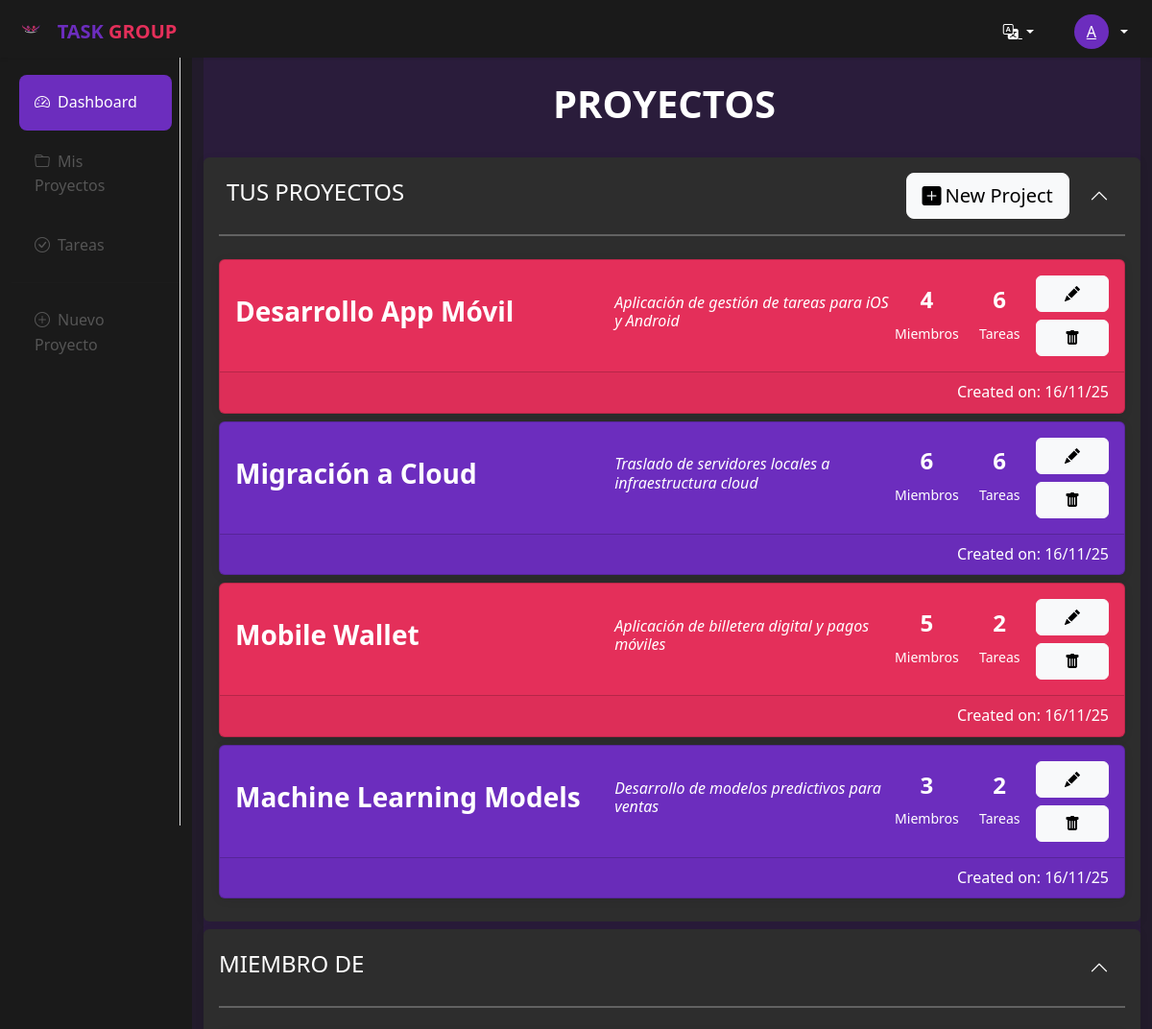
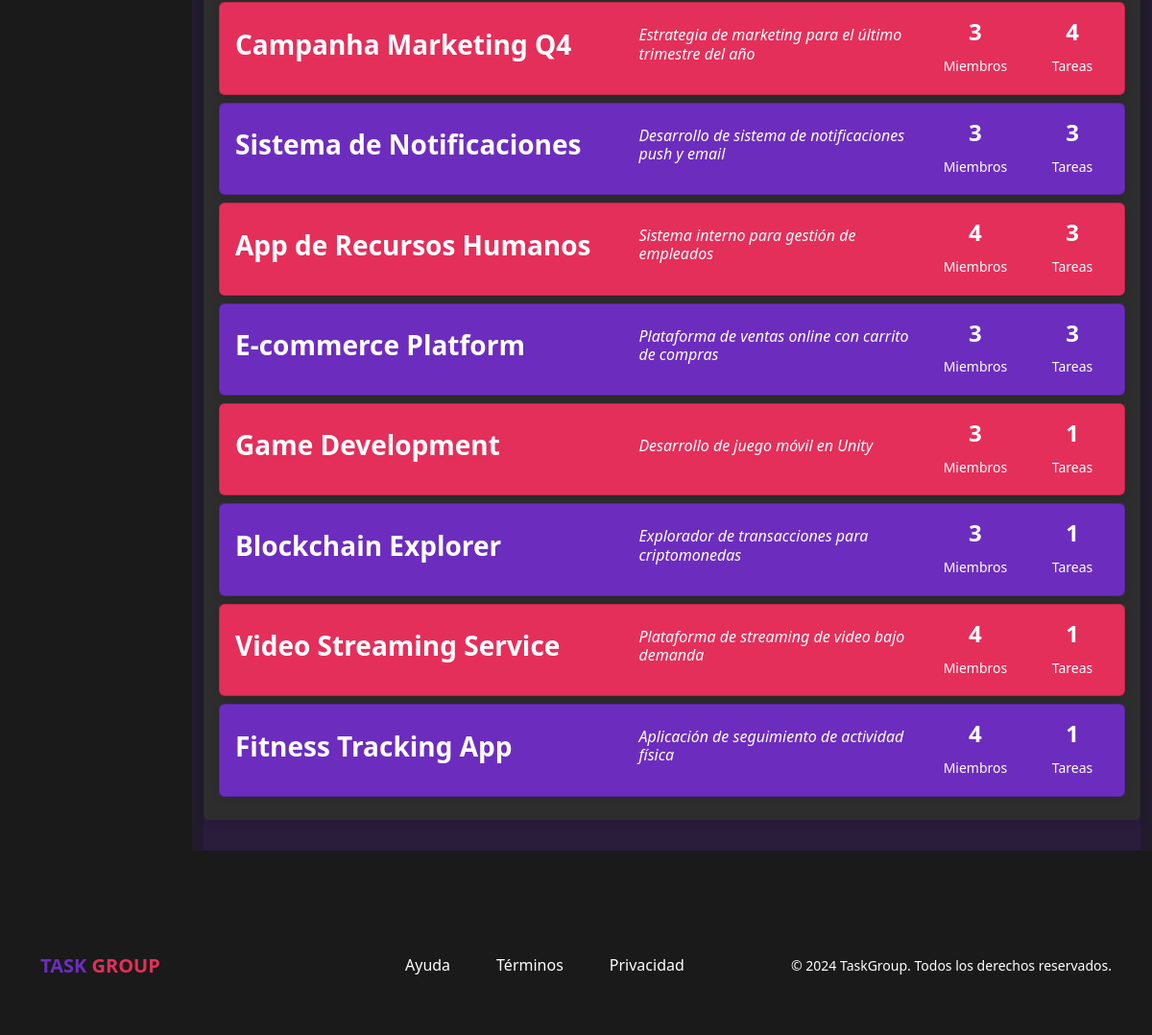
/index.php?controller=projects&action=list (signed in), run on the app's committed database (2 pictures, top to bottom).
### tables this page shows
CREATE TABLE projects (
    project_id INT AUTO_INCREMENT,
    project_name VARCHAR(255) NOT NULL,
    project_description TEXT NULL,
    project_owner VARCHAR(255) NOT NULL,
    project_created_at TIMESTAMP DEFAULT CURRENT_TIMESTAMP,
    PRIMARY KEY (project_id),
    FOREIGN KEY (project_owner) REFERENCES users(username) ON DELETE CASCADE
);

### app/core/ViewManager.php (called while the page is built, shortened)
<?php
class ViewManager {
    private $variables = array();
    public function getVariable($varName, $defaultValue = null) {
        if (!isset($this->variables[$varName])) {
            return $defaultValue;
        }
        return $this->variables[$varName];
    }
    public function setVariable($varName, $varValue, $flash=false) {
        $this->variables[$varName] = $varValue;
    }
    public function render($controllerName, $viewName) {
        include(__DIR__."/../View/pages/".$controllerName."/".$viewName.".php");
    }
    private static $viewManagerSingleton = null;
    public static function getInstance() {
        if (self::$viewManagerSingleton == null) {
            self::$viewManagerSingleton = new ViewManager();
        }
        return self::$viewManagerSingleton;
    }
}
?>

### app/Controller/ProjectsController.php (called while the page is built, shortened)
<?php
require_once(__DIR__.'/../core/ViewManager.php');
require_once(__DIR__.'/../core/I18n.php');
require_once(__DIR__.'/../Model/Entity/User.php');
require_once(__DIR__.'/../Model/Entity/Project.php');
require_once(__DIR__.'/../Model/Mapper/ProjectMapper.php');
require_once(__DIR__.'/BaseController.php');
class ProjectsController extends BaseController {
    private $projectMapper;
    public function __construct() {
        $this->projectMapper = new ProjectMapper();
        $this->view->setLayout(self::PROJECTS_LAYOUT);
    }
    public function list() {
        $ownedProjects = $this->projectMapper->findByOwnerWithCounts($this->currentUser->getUsername());
        $this->view->setVariable("ownedProjects", $ownedProjects);
        $memberProjects = $this->projectMapper->findByMemberOnlyWithCounts($this->currentUser->getUsername());
        $this->view->setVariable("memberProjects", $memberProjects);
        $this->view->render(self::PROJECTS_CONTROLLER_NAME, self::PROJECTS_LIST_ACTION);
    }
}
?>

### index.php (called while the page is built, shortened)
<?php
function run() {
    try {
        $controller = loadController($_GET["controller"]);
        $actionName = $_GET["action"];
        $controller->$actionName();
    } catch(Exception $ex) {
        die("An exception ocurred.".$ex->getMessage());
    }
}
function loadController($controllerName) {
    return new $controllerClassName();
}
run();
?>

### app/core/I18n.php (called while the page is built, shortened)
<?php
class I18n {
	private $messages;
	public function setLanguage($language) {
		$this->messages = $i18n_messages;
	}
	public function i18n($key) {
		if (isset($this->messages[$key])){
			return $this->messages[$key];
		}else{
			return $key;
		}
	}
	private static $i18n_singleton = null;
	public static function getInstance() {
		if (self::$i18n_singleton == NULL) {
			self::$i18n_singleton = new I18n();
		}
		return self::$i18n_singleton;
	}
}
function i18n($key) {
	return I18n::getInstance()->i18n($key);
}

### app/Model/Entity/Project.php (called while the page is built, shortened)
<?php
class Project {
    private $id;
    private $name;
    private $description;
    private $createdAt;
    private $memberCount;
    private $taskCount;
    public function __construct($id = null,$name = null, $description = null, $ownerUsername = null, $createdAt = null) {
        $this->id = $id;
        $this->name = $name;
        $this->description = $description;
        $this->createdAt = $createdAt;
    }
    public function getId() {
        return $this->id;
    }
    public function setId($id) {
        $this->id = $id;
    }
    public function getName() {
        return $this->name;
    }
    public function setName($name) {
        $this->name = $name;
    }
    public function getDescription() {
        return $this->description;
    }
    public function setDescription($description) {
        $this->description = $description;
    }
    public function getCreatedAt() {
        return $this->createdAt;
    }
    public function getCreatedAtFormatted() {
        return $this->getCreatedAt()->format("d/m/y");
    }
    public function setCreatedAt($createdAt) {
        $this->createdAt = $createdAt;
    }
    public function getMemberCount() {
        if ($this->memberCount > 0) {
            return $this->memberCount;
        }
        return 0;
    }
    public function setMemberCount($memberCount) {
        $this->memberCount = $memberCount;
    }
    public function getTaskCount() {
        if ($this->taskCount > 0) {
            return $this->taskCount;
        }
        return 0;
    }
    public function setTaskCount($taskCount) {
        $this->taskCount = $taskCount;
    }
}
?>

### app/Model/Mapper/ProjectMapper.php (called while the page is built, shortened)
<?php
require_once(__DIR__ . '/../../core/PDOConnection.php');
class ProjectMapper {
    private $db;
    public function __construct(){
        $this->db = PDOConnection::getInstance();
    }
    public function findByOwnerWithCounts($username) {
        $stmt = $this->db->prepare("SELECT p.*,
            (SELECT COUNT(*) FROM project_members pm WHERE pm.project_id = p.project_id) AS member_count,
            (SELECT COUNT(*) FROM tasks t WHERE t.project_id = p.project_id) AS task_count
            FROM projects p
            WHERE p.project_owner = ? ORDER BY p.project_created_at DESC");
        $stmt->execute(array($username));
        $projects = array();
        while ($row = $stmt->fetch(PDO::FETCH_ASSOC)) {
            $projects[] = $this->rowToEntity($row);
        }
        return $projects;
    }
    public function findByMemberOnlyWithCounts($username) {
        $stmt = $this->db->prepare("SELECT p.*,
            (SELECT COUNT(*) FROM project_members pm WHERE pm.project_id = p.project_id) AS member_count,
            (SELECT COUNT(*) FROM tasks t WHERE t.project_id = p.project_id) AS task_count
            FROM projects p JOIN project_members pm ON p.project_id = pm.project_id
            WHERE pm.username = ? AND p.project_owner != ? ORDER BY p.project_created_at DESC");
        $stmt->execute(array($username, $username));
        $projects = array();
        while ($row = $stmt->fetch(PDO::FETCH_ASSOC)) {
            $projects[] = $this->rowToEntity($row);
        }
        return $projects;
    }
    private function rowToEntity($row) {
        $project = new Project();
        $project->setId($row['project_id']);
        $project->setName($row['project_name']);
        $project->setDescription($row['project_description']);
        $project->setOwnerUsername($row['project_owner']);
        $createdAt = DateTime::createFromFormat('Y-m-d H:i:s', $row['project_created_at']);
        $project->setCreatedAt($createdAt);
        if (isset($row['member_count'])) {
            $project->setMemberCount($row['member_count']);
        }
        if (isset($row['task_count'])) {
            $project->setTaskCount($row['task_count']);
        }
        return $project;
    }
}
?>

### app/core/PDOConnection.php (called while the page is built)
<?php
class PDOConnection {
    private static $dbhost = "127.0.0.1";
    private static $dbname = "taskgroup";
    private static $dbuser = "tguser";
    private static $dbpass = "tgpass";
    private static $db_singleton = null;
    public static function getInstance() {
        if (self::$db_singleton == null) {
            self::$db_singleton = new PDO(
                "mysql:host=".self::$dbhost.";dbname=".self::$dbname.";charset=utf8",
                self::$dbuser,
                self::$dbpass,
                array(
                    PDO::ATTR_EMULATE_PREPARES => false,
                    PDO::ATTR_ERRMODE => PDO::ERRMODE_EXCEPTION
                )
            );
        }
        return self::$db_singleton;
    }
}
?>

### app/Controller/BaseController.php (called while the page is built, shortened)
<?php
require_once(__DIR__.'/../core/ViewManager.php');
require_once(__DIR__.'/../core/I18n.php');
require_once(__DIR__.'/../Model/Entity/User.php');
class BaseController {
    public function __construct() {
        if (isset($_SESSION["current_user"])) {
            $this->currentUser = new User($_SESSION["current_user"]);
        }
    }
}
?>

### app/Model/Entity/User.php (called while the page is built, shortened)
<?php
class User {
    private $username;
    public function __construct($username =  null, $email = null, $password = null) {
        $this->username = $username;
    }
    public function getUsername() {
        return $this->username;
    }
}
?>

### app/View/pages/projects/list.php (the view, shortened to what this page needs)
<?php
$view = ViewManager::getInstance();
$ownedProjects = $view->getVariable("ownedProjects");
$memberProjects = $view->getVariable("memberProjects");
?>
<div class="card border-0 shadow-sm bg-tg-grey mb-2">
    <div class="card-body">
        <div class="d-flex justify-content-between align-items-center mb-2 ms-2 ">
            <h2 class="h4 card-title  text-white "> <?= strtoupper(i18n("Your Projects")) ?></h2>
            <div class="page-actions">
                    <a href="index.php?controller=projects&action=create" class="btn btn-light btn-lg">
                        <i class="bi bi-plus-square-fill me-1"></i><?= i18n("New Project") ?>
                    </a>
            <button class="btn btn-lg text-white section-toggle" type="button" data-bs-toggle="collapse" data-bs-target="#ownedProjectList">
                <i class="bi bi-chevron-up toggle-icon"></i>
            </button>
            </div>
        </div>
        <div class="collapse show" id="ownedProjectList">
            <hr class="text-white border-2"/>
            <div class="col mt-4">
                <?php foreach($ownedProjects as $index => $project): ?>
                    <div class="row-md-3 mb-2" data-entity="project" data-id="<?= $project->getId() ?>">
                        <div class="card <?= ($index % 2 == 0) ? 'bg-tg-secondary' : 'bg-tg-primary' ?> text-white">
                            <div class="card-body d-flex justify-content-between">
                                <div class="col-5 my-auto">
                                    <h3 class="h3 fw-bold"><?= $project->getName() ?></h3>
                                </div>
                                <div class="col-4 my-auto align-left">
                                    <h3 class="h6 ms-3 fst-italic"><?= (strlen($project->getDescription()) > 60) ? substr($project->getDescription(), 0, 60) . "..." : $project->getDescription() ?></h3>
                                </div>
                                <div class ="col-1 text-center my-auto">
                                    <h3 class="h4 fw-bold"><?= $project->getMemberCount() ?></h3>
                                    <small><?= i18n("Members") ?></small>
                                </div>
                                <div class ="col-1 text-center my-auto">
                                    <h3 class="h4 fw-bold"><?= $project->getTaskCount() ?></h3>
                                    <small><?= i18n("Tasks") ?></small>
                                </div>
                                <div class="col-1 my-auto">
                                    <div class="d-flex flex-column gap-2">
                                                <a href="<?= "index.php?controller=projects&amp;action=edit&amp;id=" . $project->getId() ?>" class="btn btn-light "><i class="bi bi-pencil-fill"></i></a>
                                                <a href="<?= "index.php?controller=projects&amp;action=delete&amp;id=" . $project->getId() ?>" class="btn btn-light "><i class="bi bi-trash-fill"></i></a>
                                    </div>
                                </div>
                            </div>
                            <div class="card-footer text-end">
                                <?= i18n("Created on") . ": " . $project->getCreatedAtFormatted() ?>
                            </div>
                        </div>
                    </div>
                <?php endforeach; ?>
            </div>
        </div>
    </div>
</div>
<div class="card border-0 shadow-sm bg-tg-grey mb-2 mt-2">
    <div class="card-body">
        <div class="d-flex justify-content-between align-items-center mb-3">
            <h2 class="h4 card-title  text-white "> <?= strtoupper(i18n("Member of")) ?></h2>
            <button class="btn btn-lg  text-white section-toggle" type="button" data-bs-toggle="collapse" data-bs-target="#memberOfProjectList">
                <i class="bi bi-chevron-up toggle-icon"></i>
            </button>
                </div>
        <div class="collapse show" id="memberOfProjectList">
            <hr class="text-white border-2"/>
            <div class="row mt-4">
                <?php foreach($memberProjects as $index => $project): ?>
                    <div class="row-md-3 mb-2" data-entity="project" data-id="<?= $project->getId() ?>">
                        <div class="card <?= ($index % 2 == 0) ? 'bg-tg-secondary' : 'bg-tg-primary' ?> text-white">
                            <div class="card-body d-flex justify-content-between">
                                <div class="col-5 my-auto">
                                    <h3 class="h3 fw-bold"><?= $project->getName() ?></h3>
                                </div>
                                <div class="col-4 my-auto align-left">
                                    <h3 class="h6 ms-3 fst-italic"><?= (strlen($project->getDescription()) > 60) ? substr($project->getDescription(), 0, 60) . "..." : $project->getDescription() ?></h3>
                                </div>
                                <div class ="col-1 text-center my-auto">
                                    <h3 class="h4 fw-bold"><?= $project->getMemberCount() ?></h3>
                                    <small> <?= i18n("Members") ?></small>
                                </div>
                                <div class ="col-1 text-center my-auto">
                                    <h3 class="h4 fw-bold"><?= $project->getTaskCount() ?></h3>
                                    <small><?= i18n("Tasks") ?></small>
                                </div>
                            </div>
                        </div>
                    </div>
                <?php endforeach; ?>
            </div>
        </div>
    </div>
</div>

### public/css/base/variables.css (style rules this page uses)
:root { --tg-primary: #6C2DBE; --tg-primary-10: rgba(108, 45, 190, 0.1); --tg-primary-light: #8A57D0; --tg-primary-dark: #5520A0; --tg-secondary: #E42F5A; --tg-secondary-light: #FF5C7F; --tg-secondary-dark: #B02548; --tg-tertiary: #00CED1; --tg-tertiary-dark: #00A8A8; --tg-accent: #FF6B81; --tg-gradient: linear-gradient(90deg, #E42F5A 0%, #6C2DBE 100%); --tg-bg-light: #F5F5F5; --tg-bg-dark: #1A1A1A; --tg-bg-grey: #2D2D2D; --tg-bg-second-grey: #495057; --tg-text-primary: #222222; --tg-text-secondary: #555555; --gradient-primary: linear-gradient(90deg, #E42F5A, 0%, #6C2DBE 100%); --bg-light: #F5F5F5; --bg-dark: #1A1A1A; --bg-white: #FFFFFF; --text-primary: #222222; --text-secondary: #555555; --text-light: #FFFFFF; --text-muted: #888888; --primary-light: #8A57D0; --primary-dark: #5520A0; --primary-transparent: rgba(108, 45, 190, 0.1); --secondary-light: #FF4D7A; --secondary-dark: #C2254A; --border-color: #E0E0E0; --border-radius: 8px; --border-radius-sm: 4px; --border-radius-lg: 12px; --shadow-sm: 0 2px 4px rgba(0, 0, 0, 0.1); --shadow-md: 0 4px 8px rgba(0, 0, 0, 0.15); --shadow-lg: 0 8px 16px rgba(0, 0, 0, 0.2); --spacing-xs: 0.5rem; --spacing-sm: 1rem; --spacing-md: 1.5rem; --spacing-lg: 2rem; --spacing-xl: 3rem; --transition: all 0.3s ease; --transition-fast: all 0.15s ease; --transition-slow: all 0.5s ease; --success-color: #27AE60; --warning-color: #F39C12; --error-color: #E74C3C; --info-color: #3498DB; --hover-overlay: rgba(0, 0, 0, 0.05); --hover-dark: rgba(0, 0, 0, 0.1); }
.bg-tg-primary { background-color: var(--tg-primary) !important; }
.bg-tg-secondary { background-color: var(--tg-secondary) !important; }
.bg-tg-dark { background-color: var(--tg-bg-dark) !important; }
.bg-tg-grey { background-color: var(--tg-bg-grey) !important; }
.card { box-shadow: 0 2px 10px rgba(0, 0, 0, 0.08) !important; transition: all 0.3s ease !important; }

### data on the page
projects: project_name "Desarrollo App Móvil", project_description "Aplicación de gestión de tareas para iOS y Android", MemberCount "4", TaskCount "6", CreatedAtFormatted "16/11/25"
projects: project_name "Migración a Cloud", project_description "Traslado de servidores locales a infraestructura cloud", MemberCount "6", TaskCount "6", CreatedAtFormatted "16/11/25"
projects: project_name "Mobile Wallet", project_description "Aplicación de billetera digital y pagos móviles", MemberCount "5", TaskCount "2", CreatedAtFormatted "16/11/25"
projects: project_name "Machine Learning Models", project_description "Desarrollo de modelos predictivos para ventas", MemberCount "3", TaskCount "2", CreatedAtFormatted "16/11/25"
projects: project_name "Campanha Marketing Q4", project_description "Estrategia de marketing para el último trimestre del año", MemberCount "3", TaskCount "4"
projects: project_name "Sistema de Notificaciones", project_description "Desarrollo de sistema de notificaciones push y email", MemberCount "3", TaskCount "3"
projects: project_name "App de Recursos Humanos", project_description "Sistema interno para gestión de empleados", MemberCount "4", TaskCount "3"
projects: project_name "E-commerce Platform", project_description "Plataforma de ventas online con carrito de compras", MemberCount "3", TaskCount "3"
projects: project_name "Game Development", project_description "Desarrollo de juego móvil en Unity", MemberCount "3", TaskCount "1"
projects: project_name "Blockchain Explorer", project_description "Explorador de transacciones para criptomonedas", MemberCount "3", TaskCount "1"
projects: project_name "Video Streaming Service", project_description "Plataforma de streaming de video bajo demanda", MemberCount "4", TaskCount "1"
projects: project_name "Fitness Tracking App", project_description "Aplicación de seguimiento de actividad física", MemberCount "4", TaskCount "1"

### other printed values
$currentUser[0] "A"
$view->getVariable("main-content-header") "PROYECTOS"
i18n("Your Projects") "TUS PROYECTOS"
i18n("New Project") "New Project"
i18n("Member of") "MIEMBRO DE"
